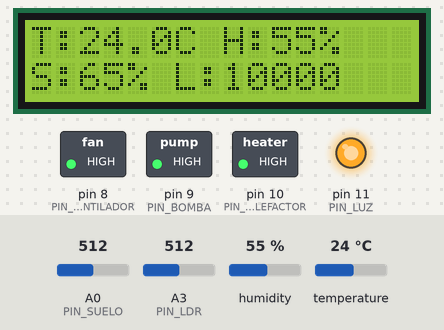
This sketch was run on a simulated Arduino Uno, built with avr-gcc and run on an emulated ATmega328P. Parts: 16×2 character LCD, switched loads named in the sketch (green lamp = pin HIGH), output pins drawn as LEDs (lit = HIGH). The test bench sets the inputs (shaded band); at power-on: temperature 24 °C, A0 (PIN_SUELO) = 512, A3 (PIN_LDR) = 512, humidity 55 %. Pins used as bus, display or sensor lines are not drawn; what the sketch prints to the serial monitor is not drawn.

Above: at 3.2 s.
3.3 s: temperature set to 29.3 °C
At 6.0 s:
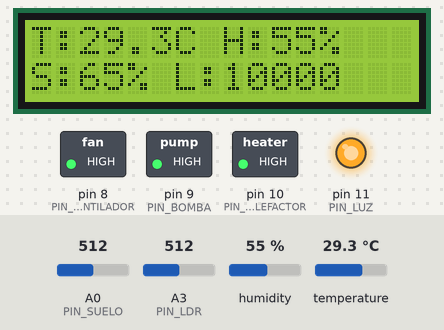
6.8 s: temperature set to 30.4 °C
At 9.3 s:
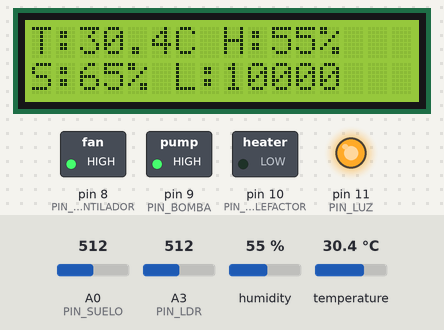
9.7 s: A0 (PIN_SUELO) set to 692
At 11.4 s:
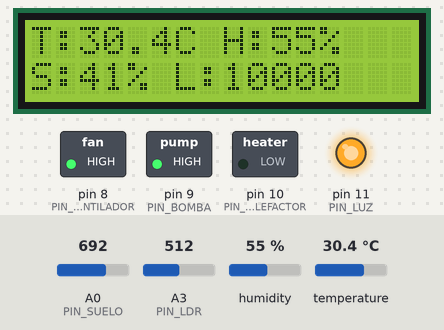
11.7 s: A0 (PIN_SUELO) set to 715
At 13.4 s:
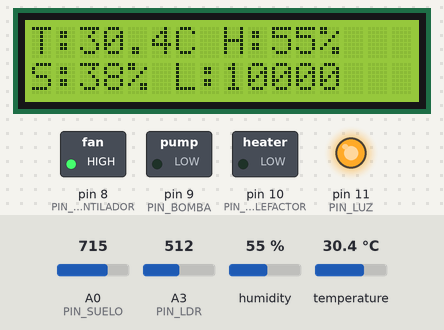
13.7 s: A3 (PIN_LDR) set to 839
At 15.4 s:
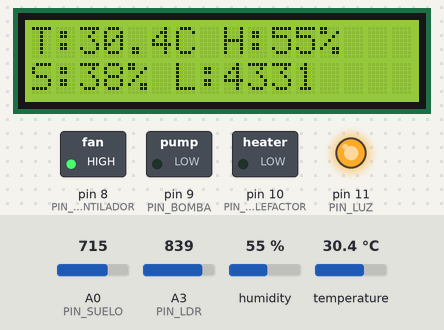
15.7 s: A3 (PIN_LDR) set to 860
At 17.0 s:
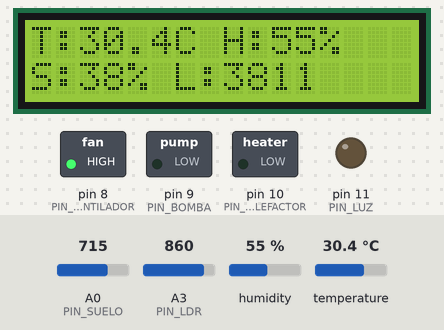
Timing chart, 0 to 18.6 s (numbered marks = the images above; inputs shaded):
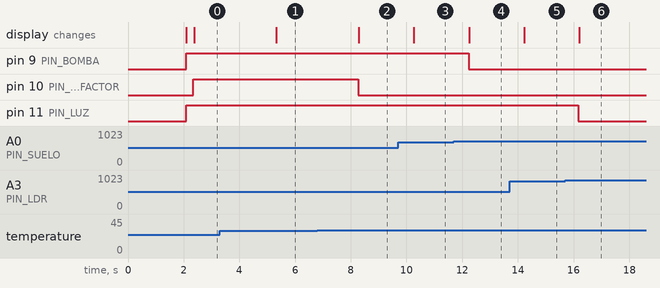

The sketch:

AutoGreen1.1.ino
```cpp
// ============================================================
// AutoGreen - Código Final
// Universidad Mariano Gálvez de Guatemala
// Arquitectura de Computadoras II
// Grupo 3
// ============================================================

#include <DHT.h>
#include <Wire.h>
#include <LiquidCrystal_I2C.h>

// --- Pines sensores ---
#define PIN_DHT    2
#define PIN_DHT_VCC 7      // El DHT22 se alimenta desde este pin para poder reiniciarlo
#define PIN_SUELO  A0
#define PIN_LDR    A3
#define TIPO_DHT   DHT22

// --- Pines actuadores ---
#define PIN_VENTILADOR  8
#define PIN_BOMBA       9
#define PIN_CALEFACTOR  10
#define PIN_LUZ         11

// --- Umbrales de control (segun requerimientos del proyecto) ---
#define TEMP_MAX       35.0
#define TEMP_MIN       30.0
#define HUMEDAD_MIN    40
#define HUMEDAD_MAX    50
#define LUZ_ENCENDER   4000
#define LUZ_APAGAR     6000

// --- Reinicio automatico del DHT22 ---
#define FALLAS_PARA_REINICIO 3

// --- Sensor DHT22 ---
DHT dht(PIN_DHT, TIPO_DHT);

// --- LCD I2C direccion 0x27 ---
LiquidCrystal_I2C lcd(0x27, 16, 2);

// --- Variables globales ---
float temperatura;
float humedad_ambiente;
int   humedad_suelo;
float luz_lux;
int   fallasDHT = 0;
bool  dhtListo  = false;   // true despues de la primera lectura valida

// ============================================================
void setup() {
  Serial.begin(9600);

  // Encender el DHT22 desde su pin de alimentacion
  pinMode(PIN_DHT_VCC, OUTPUT);
  digitalWrite(PIN_DHT_VCC, HIGH);
  dht.begin();

  lcd.init();
  lcd.backlight();
  lcd.setCursor(0, 0);
  lcd.print("AutoGreen v1.0");
  lcd.setCursor(0, 1);
  lcd.print("Iniciando...");
  delay(2000);
  lcd.clear();

  pinMode(PIN_VENTILADOR, OUTPUT);
  pinMode(PIN_BOMBA,      OUTPUT);
  pinMode(PIN_CALEFACTOR, OUTPUT);
  pinMode(PIN_LUZ,        OUTPUT);

  digitalWrite(PIN_VENTILADOR, HIGH);
  digitalWrite(PIN_BOMBA,      HIGH);
  digitalWrite(PIN_LUZ,        HIGH);
  digitalWrite(PIN_CALEFACTOR, LOW);

  Serial.println("=== AutoGreen iniciando... ===");
}

// ============================================================
void loop() {
  delay(200);
  leerSensores();
  controlAutomatico();
  mostrarLCD();
  mostrarSerial();
  delay(500);
}

// ============================================================
void leerSensores() {
  // DHT22: temperatura y humedad ambiente
  // Si la lectura falla se conserva el ultimo valor valido.
  // Tras varias fallas seguidas se reinicia el sensor.
  float t = dht.readTemperature();
  float h = dht.readHumidity();

  if (isnan(t) || isnan(h)) {
    fallasDHT++;
    Serial.print("[ERROR] Fallo en lectura DHT22 (");
    Serial.print(fallasDHT);
    Serial.println(")");
    if (fallasDHT >= FALLAS_PARA_REINICIO) {
      reiniciarDHT();
    }
  } else {
    temperatura      = t;
    humedad_ambiente = h;
    fallasDHT        = 0;
    dhtListo         = true;
  }

  // Sensor capacitivo suelo: promedio 20 lecturas
  // Tierra seca = RAW ~1014 = 0%, Agua = RAW ~242 = 100%
  long suma = 0;
  for (int i = 0; i < 20; i++) {
    suma += analogRead(PIN_SUELO);
    delay(2);
  }
  int raw_suelo = suma / 20;
  humedad_suelo = map(raw_suelo, 1014, 242, 0, 100);
  humedad_suelo = constrain(humedad_suelo, 0, 100);

  // LDR: promedio 5 lecturas
  int sumaLDR = 0;
  for (int i = 0; i < 5; i++) {
    sumaLDR += analogRead(PIN_LDR);
    delay(2);
  }
  int raw_ldr = sumaLDR / 5;
  luz_lux = map(raw_ldr, 1014, 610, 0, 10000);
  luz_lux = constrain(luz_lux, 0, 10000);
}

// ============================================================
// Apaga el DHT22, espera y lo vuelve a encender
void reiniciarDHT() {
  Serial.println("[INFO] Reiniciando DHT22...");
  digitalWrite(PIN_DHT_VCC, LOW);
  pinMode(PIN_DHT, OUTPUT);       // evita que el sensor se alimente por la linea de datos
  digitalWrite(PIN_DHT, LOW);
  delay(1000);
  digitalWrite(PIN_DHT_VCC, HIGH);
  delay(2000);                    // el DHT22 necesita ~2 s para estabilizarse
  dht.begin();
  fallasDHT = 0;
}

// ============================================================
void controlAutomatico() {
  // Sin una lectura valida aun, ventilador y calefactor quedan apagados
  if (!dhtListo) {
    digitalWrite(PIN_VENTILADOR, HIGH);
    digitalWrite(PIN_CALEFACTOR, LOW);
  } else {
    // Ventilador: ON si temperatura > 30C
    digitalWrite(PIN_VENTILADOR, temperatura > TEMP_MAX ? LOW : HIGH);
    // Calefactor: ON si temperatura < 15C
    digitalWrite(PIN_CALEFACTOR, temperatura < TEMP_MIN ? HIGH : LOW);
  }

  // Bomba: histeresis ON < 40%, OFF > 60%
  if (humedad_suelo < HUMEDAD_MIN) {
    digitalWrite(PIN_BOMBA, LOW);
  } else if (humedad_suelo > HUMEDAD_MAX) {
    digitalWrite(PIN_BOMBA, HIGH);
  }

  // Luz auxiliar: histeresis ON < 50 lux, OFF > 400 lux
  if (luz_lux < LUZ_ENCENDER) {
    digitalWrite(PIN_LUZ, LOW);
  } else if (luz_lux > LUZ_APAGAR) {
    digitalWrite(PIN_LUZ, HIGH);
  }
}

// ============================================================
void mostrarLCD() {
  lcd.setCursor(0, 0);
  lcd.print("T:");
  lcd.print(temperatura, 1);
  lcd.print("C H:");
  lcd.print((int)humedad_ambiente);
  lcd.print("%  ");

  lcd.setCursor(0, 1);
  lcd.print("S:");
  lcd.print(humedad_suelo);
  lcd.print("% L:");
  lcd.print((int)luz_lux);
  lcd.print("   ");
}

// ============================================================
void mostrarSerial() {
  Serial.println("-----------------------------");
  Serial.print("Temperatura:      "); Serial.print(temperatura); Serial.println(" C");
  Serial.print("Humedad ambiente: "); Serial.print(humedad_ambiente); Serial.println(" %");
  Serial.print("Humedad suelo:    "); Serial.print(humedad_suelo); Serial.println(" %");
  Serial.print("Luminosidad:      "); Serial.print(luz_lux); Serial.println(" lux");
  Serial.println("--- Actuadores ---");
  Serial.print("Ventilador: "); Serial.println(temperatura > TEMP_MAX ? "ON" : "OFF");
  Serial.print("Bomba:      "); Serial.println(humedad_suelo < HUMEDAD_MIN ? "ON" : "OFF");
  Serial.print("Calefactor: "); Serial.println(temperatura < TEMP_MIN ? "ON" : "OFF");
  Serial.print("Luz:        "); Serial.println(luz_lux < LUZ_ENCENDER ? "ON" : "OFF");
  Serial.println("-----------------------------");
}
```

Measured:
- the behaviour switches between 29.9 and 30 °C on temperature (found by bisection; images 1 and 2)
- the behaviour switches between 705 and 706 on A0 (PIN_SUELO) (found by bisection; images 3 and 4)
- the behaviour switches between 852 and 853 on A3 (PIN_LDR) (found by bisection; images 5 and 6)
- after the input at 3.3 s, the display: changes after 2.0 s (image 1)
- after the input at 6.8 s, pin 10 (PIN_CALEFACTOR): HIGH → LOW after 1.5 s; the display: changes after 1.5 s (image 2)
- after the input at 9.7 s, the display: changes after 0.57 s (image 3)
- after the input at 11.7 s, pin 9 (PIN_BOMBA): HIGH → LOW after 0.53 s; the display: changes after 0.55 s (image 4)
- after the input at 13.7 s, the display: changes after 0.53 s (image 5)
- after the input at 15.7 s, pin 11 (PIN_LUZ): HIGH → LOW after 0.47 s; the display: changes after 0.50 s (image 6)
